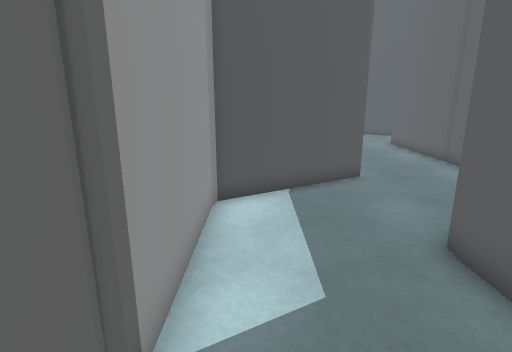
[1] (above)

18 first-person views from a walk through a Unity game level. The camera is 1.4 m above the floor, tilts 14° down and sees 80° across. The floor is counted in squares, 0.5 m on a side. Each view is taken from the middle of a square. On the plan, view 1 faces up. The plan holds only what a view shows up to about 20 squares ahead; the rest is blank. The place goes on beyond the plan. The player character is not drawn.

[2]
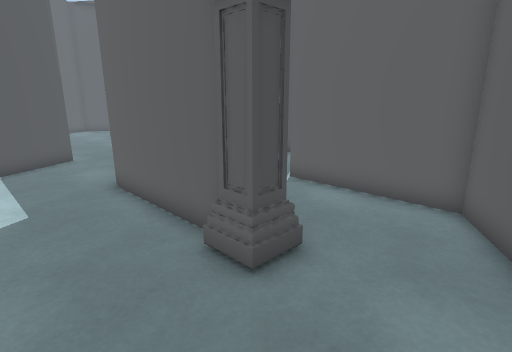

[3]
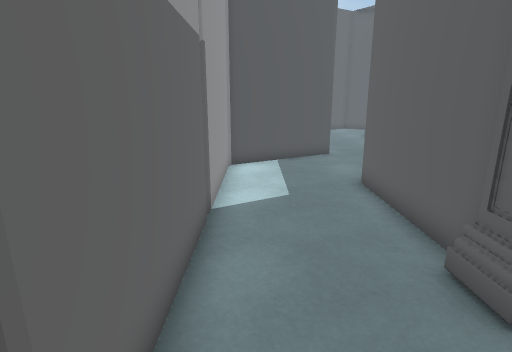

[4]
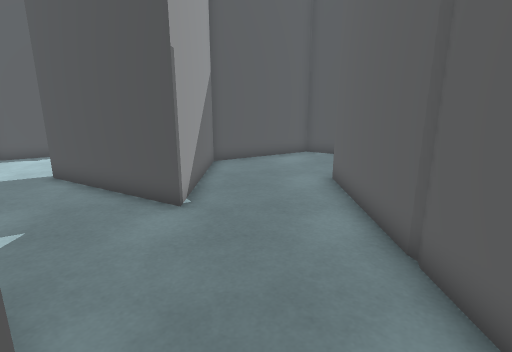

[5]
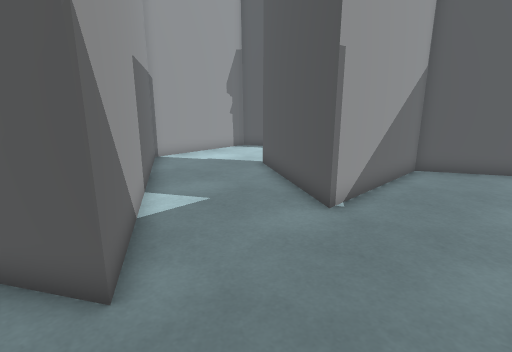

[6]
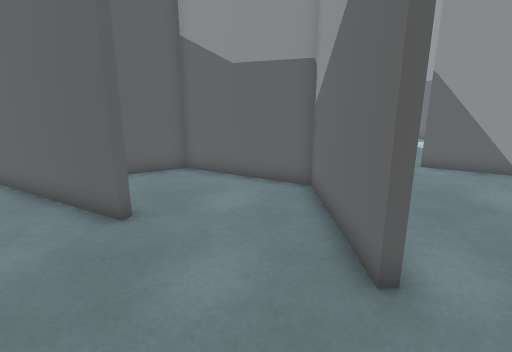

[7]
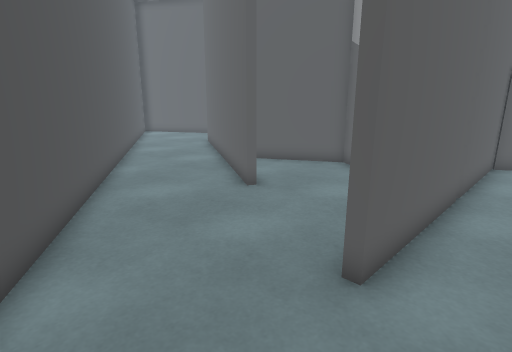

[8]
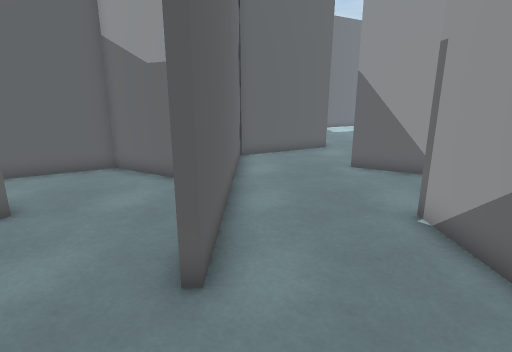

[9]
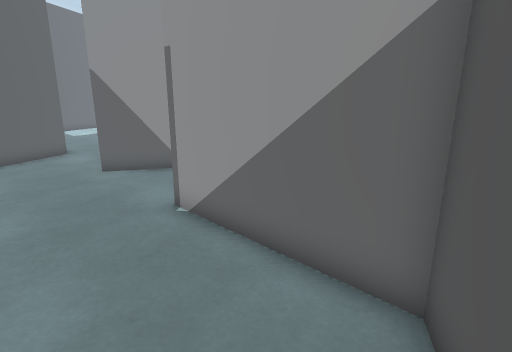

[10]
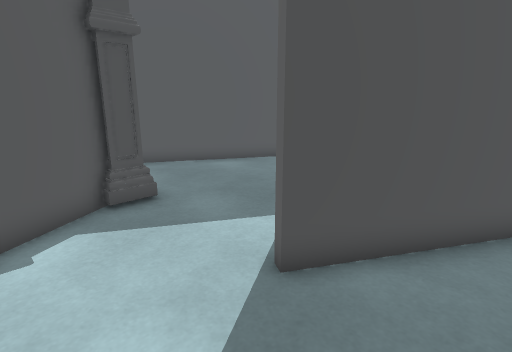

[11]
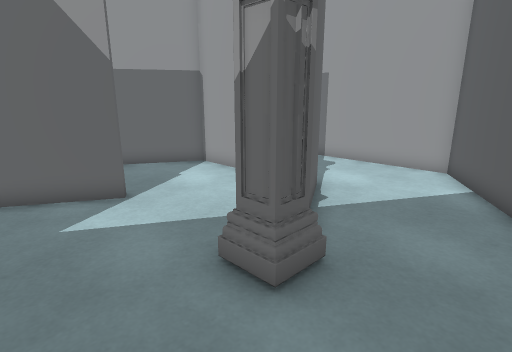

[12]
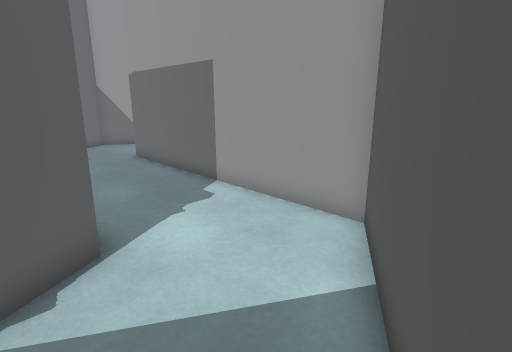

[13]
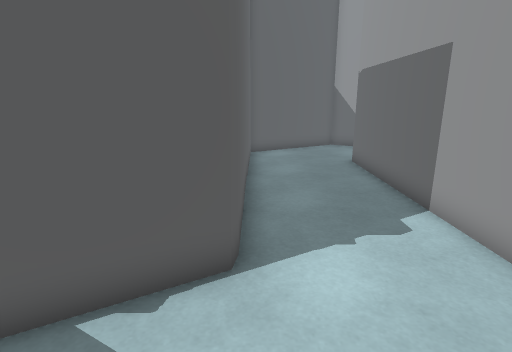

[14]
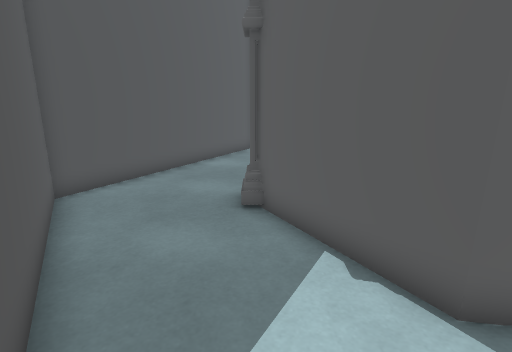

[15]
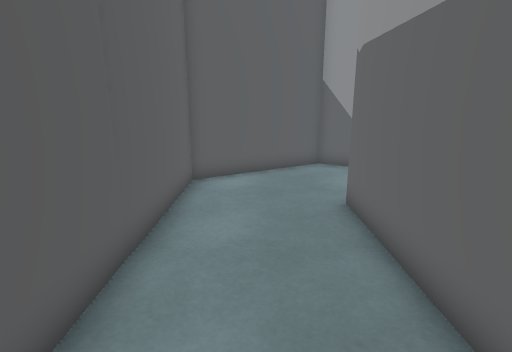

[16]
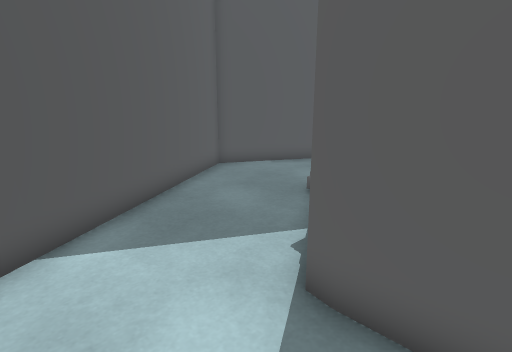

[17]
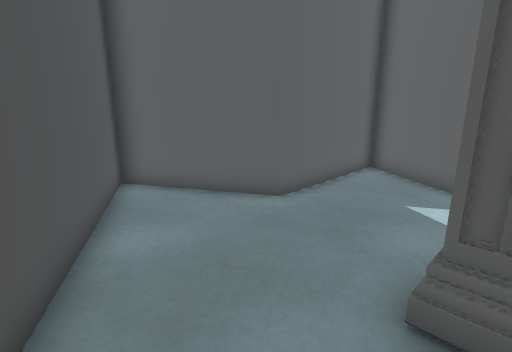

[18]
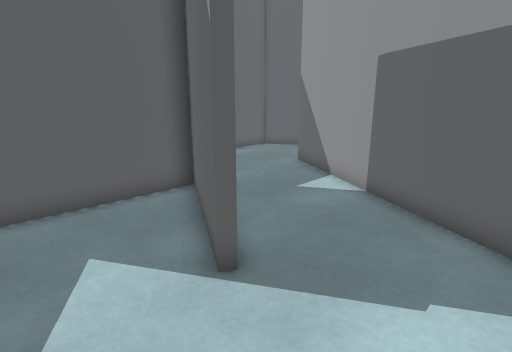

### Floor plan
Points are (right, up) in squares from view 1. A wall is a line through its corners. A room is listed if a view was taken in it or the views show most of it. See-through windows are left out.
Room 1 (views 1, 2, 3, 4, 5, 6, 7, 8, 9)
walls: (8.8, 8.1) (8.8, 19.9) (9.1, 19.9) (9.1, 14.2) (14, 11.4) (17.5, 13.5); (2.2, 12.2) (3.9, 11.2) (-1.1, 8.3) (-1.2, 7.8); (14, 16.9) (14.2, 17.2) (21.5, 12.9); (3.6, 4.9) (3.7, 5.5) (8.8, 8.4); (-1.2, 8) (-1.2, -3.7); (10.3, 25) (8.8, 25.9) (4, 23.1) (4, 16.8) (3.2, 17.3); (3.7, -0.4) (3.6, 5.1); (21.5, 18.6) (12.3, 23.9); (4.3, -1.5) (3.4, -1.5) (3.4, -0.6)
ways out: opening at (1.8, 14.5) to room 2; opening at (4, -3.5)
Room 2 (views 10, 11, 12, 13, 14, 15, 16, 17, 18)
walls: (-1.4, 20.2) (3.6, 17.3) (3.6, 22.9); (-6.3, 23.1) (-6.3, 17.1) (2.2, 12.2); (-6.7, 22.8) (-6.6, 23.3) (-1.7, 26.2); (-2.1, 25.5) (-6.3, 23.1) (-6.4, 22.7); (-2.1, 25.7) (-2.1, 26.3); (-1.3, 25.3) (-2.2, 25.3); (-2.1, 26.1) (-1.3, 26.1); (-1.1, 26.1) (-1.1, 25.3); (-1.3, 26.3) (-1.3, 25.1); (3.6, 22.7) (3.7, 23.3) (8.5, 26.1) (-1, 31.5); (3.2, 17.3) (-1.5, 19.9); (-2.1, 31.6) (-11.5, 26.1) (-11.5, 13.9); (-12.5, 8.8) (-11.9, 8.4) (-6.6, 11.4) (-6.7, 23)
low walls: (-1.3, 25.1) (-2.4, 25.1); (-2.1, 26.3) (-1.3, 26.3)
ways out: opening at (1.8, 14.5) to room 1

Where each view was taken, in squares from view 1:
view 1: 0 up, 0 right, facing up
view 2: 5 down, 0 right, facing up-right
view 3: 5 down, 0 right, facing up
view 4: 9 up, 6 right, facing up
view 5: 10 up, 8 right, facing up-left
view 6: 24 up, 11 right, facing down
view 7: 24 up, 7 right, facing down-right
view 8: 24 up, 8 right, facing down
view 9: 24 up, 8 right, facing down-left
view 10: 17 up, 5 left, facing up-right
view 11: 29 up, 2 right, facing down-left
view 12: 29 up, 5 left, facing down-left
view 13: 28 up, 7 left, facing down
view 14: 26 up, 10 left, facing right
view 15: 22 up, 9 left, facing down
view 16: 21 up, 10 left, facing up-right
view 17: 30 up, 2 left, facing down-right
view 18: 23 up, 5 left, facing down-right
